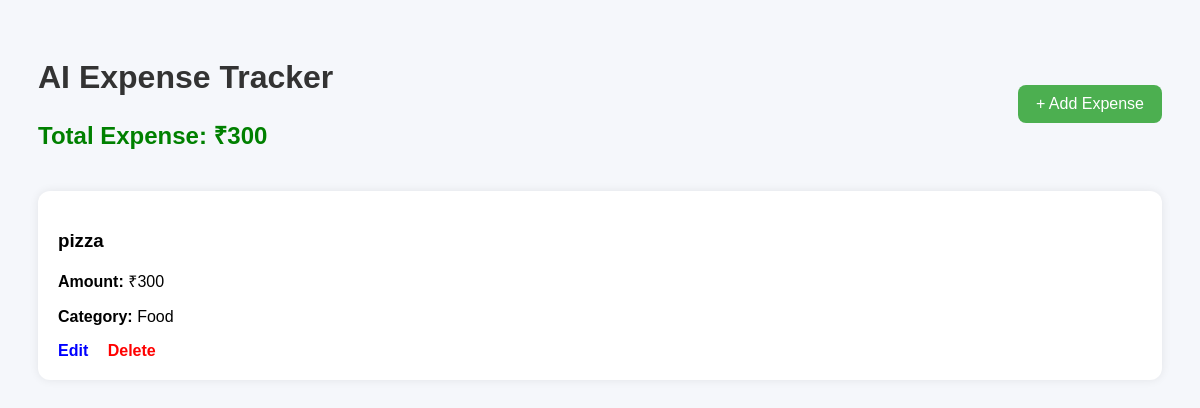
Before: /home/ (signed in) with the older database file.
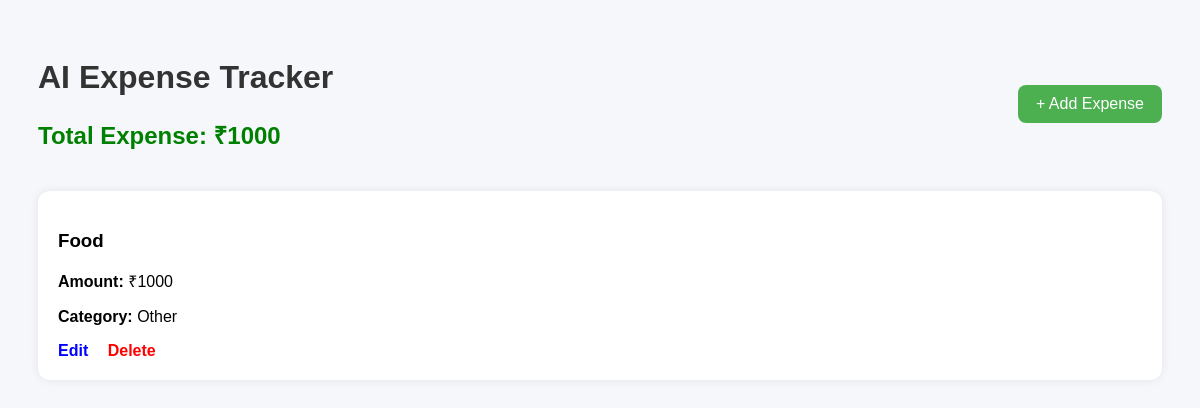
After: the same page with the newer database file.
### tracker/models.py (models this page shows, shortened)
class Expense(models.Model):
    user = models.ForeignKey(User, on_delete=models.CASCADE)
    title = models.CharField(max_length=100)
    amount = models.IntegerField()
    category = models.CharField(max_length=100)

### tracker/views.py (the view)
# urls.py: path('home/', views.home, name='home'),
@login_required
def home(request):
    expenses = Expense.objects.filter(user=request.user)
    total = 0
    for expense in expenses:
        total += expense.amount
    return render(request, 'home.html', {
        'expenses': expenses,
        'total': total
    })

### tracker/templates/home.html (shortened to what this page needs)
<!DOCTYPE html>
<html>
<head>
</head>
<body>
<div class="top">
    <div>
        <h1>AI Expense Tracker</h1>
        <h2>Total Expense: ₹{{ total }}</h2>
    </div>
    <a class="btn" href="/add/">+ Add Expense</a>
</div>
{% for expense in expenses %}
<div class="card">
    <h3>{{ expense.title }}</h3>
    <p><b>Amount:</b> ₹{{ expense.amount }}</p>
    <p><b>Category:</b> {{ expense.category }}</p>
    <div class="actions">
        <a class="edit" href="/edit/{{ expense.id }}/">Edit</a>
        <a class="delete" href="/delete/{{ expense.id }}/">Delete</a>
    </div>
</div>
{% endfor %}
</body>
</html>

### tracker/templates/home.html (style rules this page uses)
body { font-family: Arial; background: #f5f7fb; padding: 30px; }
.top { display: flex; justify-content: space-between; align-items: center; }
.btn { padding: 10px 18px; background: #4CAF50; color: white; text-decoration: none; border-radius: 8px; }
.card { background: white; padding: 20px; margin-top: 20px; border-radius: 12px; box-shadow: 0px 0px 10px rgba(0,0,0,0.08); }
.actions a { margin-right: 15px; text-decoration: none; font-weight: bold; }
.edit { color: blue; }
.delete { color: red; }
h1 { color: #333; }
h2 { color: green; }

Changed rows visible on the page:
removed Expense: title "pizza", amount "300", category "Food"
added Expense: title "Food", amount "1000", category "Other"
Other visible differences:
{{ total }}: "300" → "1000"
